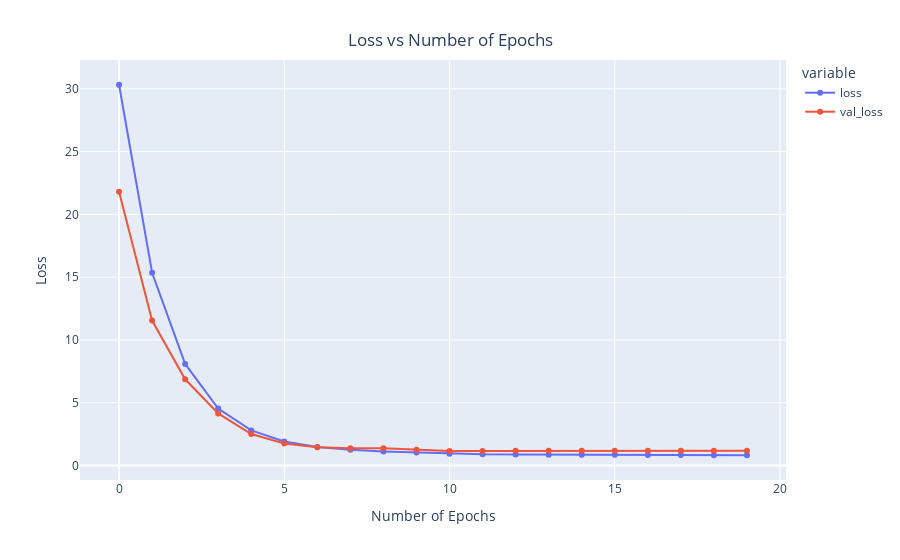

The cell this chart's notebook holds for it:
### Code cell
x = px.line(data_frame= hist , 
            y= ["loss" , "loss"] , markers = True )
x.update_xaxes(title="")
x.update_yaxes(title = "")
x.update_layout(showlegend = True,
    title = {
        'text': '',
        'y':0.94,
        'x':0.5,
        'xanchor': '',
        'yanchor': ''})
x.show()

### Figure 1 — Plotly figure (JSON) as saved in the notebook; plotly's stock layout.template omitted (floating-point values rounded to 4 significant figures)
{"data": [{"hovertemplate": "variable=loss<br>index=%{x}<br>value=%{y}<extra></extra>", "legendgroup": "loss", "line": {"color": "#636efa", "dash": "solid"}, "marker": {"symbol": "circle"}, "mode": "lines+markers", "name": "loss", "orientation": "v", "showlegend": true, "type": "scatter", "x": [0, 1, 2, 3, 4, 5, 6, 7, 8, 9, 10, 11, 12, 13, 14, 15, 16, 17, 18, 19], "xaxis": "x", "y": [30.33, 15.35, 8.093, 4.536, 2.795, 1.918, 1.478, 1.247, 1.119, 1.037, 0.9284, 0.8946, 0.8787, 0.8615, 0.8531, 0.8556, 0.837, 0.8369, 0.8247, 0.818], "yaxis": "y"}, {"hovertemplate": "variable=val_loss<br>index=%{x}<br>value=%{y}<extra></extra>", "legendgroup": "val_loss", "line": {"color": "#EF553B", "dash": "solid"}, "marker": {"symbol": "circle"}, "mode": "lines+markers", "name": "val_loss", "orientation": "v", "showlegend": true, "type": "scatter", "x": [0, 1, 2, 3, 4, 5, 6, 7, 8, 9, 10, 11, 12, 13, 14, 15, 16, 17, 18, 19], "xaxis": "x", "y": [21.8, 11.54, 6.865, 4.152, 2.512, 1.756, 1.464, 1.377, 1.378, 1.253, 1.165, 1.165, 1.167, 1.167, 1.171, 1.168, 1.17, 1.168, 1.169, 1.169], "yaxis": "y"}], "layout": {"legend": {"title": {"text": "variable"}, "tracegroupgap": 0}, "margin": {"t": 60}, "showlegend": true, "title": {"text": "Loss vs Number of Epochs", "x": 0.5, "xanchor": "center", "y": 0.94, "yanchor": "top"}, "xaxis": {"anchor": "y", "domain": [0, 1], "title": {"text": "Number of Epochs"}}, "yaxis": {"anchor": "x", "domain": [0, 1], "title": {"text": "Loss"}}}}
